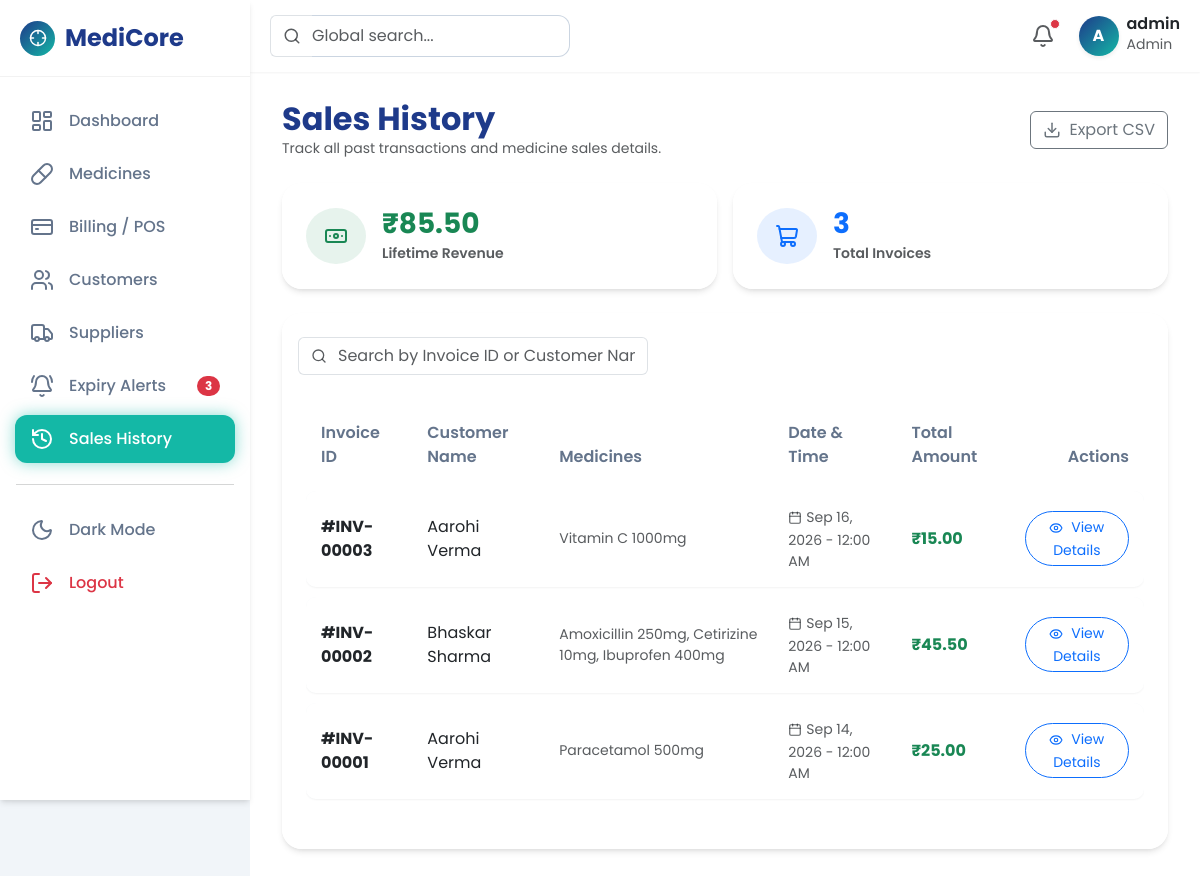
The app's page /history.php (signed in) with its own data.
### tables this page shows
CREATE TABLE IF NOT EXISTS billing (
    id INT AUTO_INCREMENT PRIMARY KEY,
    customer_id INT,
    total_amount DECIMAL(10, 2) NOT NULL,
    invoice_date TIMESTAMP DEFAULT CURRENT_TIMESTAMP,
    FOREIGN KEY (customer_id) REFERENCES customers(id) ON DELETE SET NULL
);

CREATE TABLE IF NOT EXISTS customers (
    id INT AUTO_INCREMENT PRIMARY KEY,
    name VARCHAR(100) NOT NULL,
    phone VARCHAR(20),
    email VARCHAR(100),
    history_notes TEXT,
    created_at TIMESTAMP DEFAULT CURRENT_TIMESTAMP
);

### history.php (the view, shortened to what this page needs)
<?php
require_once 'includes/db.php';
require_once 'includes/header.php';
require_once 'includes/sidebar.php';
$stmt = $pdo->query("
    SELECT b.id, b.total_amount, b.invoice_date, c.name as customer_name,
    GROUP_CONCAT(m.name SEPARATOR ', ') as medicine_list
    FROM billing b
    LEFT JOIN customers c ON b.customer_id = c.id
    LEFT JOIN billing_items bi ON b.id = bi.billing_id
    LEFT JOIN medicines m ON bi.medicine_id = m.id
    GROUP BY b.id
    ORDER BY b.invoice_date DESC
");
$billings = $stmt->fetchAll();
$total_revenue = array_sum(array_column($billings, 'total_amount'));
$total_orders  = count($billings);
?>
<div class="container-fluid">
    <div class="d-flex justify-content-between align-items-center mb-4 mt-2" data-aos="fade-down">
        <div>
            <h2 class="fw-bold text-deep-blue m-0">Sales History</h2>
            <p class="text-muted small mb-0">Track all past transactions and medicine sales details.</p>
        </div>
        <div class="d-flex gap-2">
            <a href="api/export_csv.php?table=sales" class="btn btn-outline-secondary d-flex align-items-center gap-2">
                <i data-lucide="download" width="18"></i> Export CSV
            </a>
        </div>
    </div>
    <div class="row g-3 mb-4" data-aos="fade-up">
        <div class="col-md-6">
            <div class="glass-card p-4 d-flex align-items-center border-0">
                <div class="bg-success bg-opacity-10 text-success p-3 rounded-circle me-3">
                    <i data-lucide="banknote" width="28"></i>
                </div>
                <div>
                    <h3 class="fw-bold mb-0 text-success">₹<?= number_format($total_revenue, 2) ?></h3>
                    <small class="text-muted fw-semibold">Lifetime Revenue</small>
                </div>
            </div>
        </div>
        <div class="col-md-6">
            <div class="glass-card p-4 d-flex align-items-center border-0">
                <div class="bg-primary bg-opacity-10 text-primary p-3 rounded-circle me-3">
                    <i data-lucide="shopping-cart" width="28"></i>
                </div>
                <div>
                    <h3 class="fw-bold mb-0 text-primary"><?= $total_orders ?></h3>
                    <small class="text-muted fw-semibold">Total Invoices</small>
                </div>
            </div>
        </div>
    </div>
    <div class="card glass-card border-0" data-aos="fade-up" data-aos-delay="100">
        <div class="card-header bg-transparent border-0 pt-4 pb-2">
            <div class="input-group" style="max-width: 350px;">
                <span class="input-group-text bg-white border-end-0 text-muted"><i data-lucide="search" width="16"></i></span>
                <input type="text" id="historySearch" class="form-control border-start-0 ps-0" placeholder="Search by Invoice ID or Customer Name...">
            </div>
        </div>
        <div class="card-body px-4 pb-4">
            <div class="table-responsive">
                <table class="table table-modern" id="historyTable">
                    <thead>
                        <tr>
                            <th>Invoice ID</th>
                            <th>Customer Name</th>
                            <th>Medicines</th>
                            <th>Date & Time</th>
                            <th>Total Amount</th>
                            <th class="text-end">Actions</th>
                        </tr>
                    </thead>
                    <tbody>
                        <?php foreach($billings as $bill): ?>
                        <tr class="history-row">
                            <td class="fw-bold text-deep-blue">#INV-<?= str_pad($bill['id'], 5, '0', STR_PAD_LEFT) ?></td>
                            <td><?= htmlspecialchars($bill['customer_name'] ?? 'Walk-in Customer') ?></td>
                            <td class="text-muted small"><?= htmlspecialchars($bill['medicine_list'] ?? 'N/A') ?></td>
                            <td class="text-muted small"><i data-lucide="calendar" width="14" class="me-1"></i><?= date('M d, Y - h:i A', strtotime($bill['invoice_date'])) ?></td>
                            <td class="fw-bold text-success">₹<?= number_format($bill['total_amount'], 2) ?></td>
                            <td class="text-end">
                                <button class="btn btn-sm btn-outline-primary rounded-pill px-3" onclick="viewOrderDetails(<?= $bill['id'] ?>)">
                                    <i data-lucide="eye" width="14" class="me-1"></i> View Details
                                </button>
                            </td>
                        </tr>
                        <?php endforeach; ?>
                    </tbody>
                </table>
            </div>
        </div>
    </div>
</div>
<?php require_once 'includes/footer.php'; ?>

### css/style.css (style rules this page uses)
:root { --primary-deep-blue: #1E3A8A; --primary-teal: #14B8A6; --primary-white: #F8FAFC; --accent-purple: #8B5CF6; --text-dark: #1E293B; --text-light: #F8FAFC; --text-muted: #64748B; --bg-body: #F1F5F9; --bg-gradient: linear-gradient(135deg, #1E3A8A 0%, #14B8A6 100%); --shadow-sm: 0 1px 2px 0 rgba(0, 0, 0, 0.05); --shadow-md: 0 4px 6px -1px rgba(0, 0, 0, 0.1), 0 2px 4px -1px rgba(0, 0, 0, 0.06); --shadow-lg: 0 10px 15px -3px rgba(0, 0, 0, 0.1), 0 4px 6px -2px rgba(0, 0, 0, 0.05); --shadow-glow: 0 0 15px rgba(20, 184, 166, 0.5); --transition-fast: all 0.2s ease-in-out; --transition-normal: all 0.3s ease-in-out; }
body { font-family: 'Poppins', sans-serif; background-color: var(--bg-body); color: var(--text-dark); margin: 0; padding: 0; overflow-x: hidden; transition: var(--transition-normal); }
.text-deep-blue { color: var(--primary-deep-blue); }
.glass-card { background: rgba(255, 255, 255, 0.85); backdrop-filter: blur(8px); border-radius: 20px; box-shadow: var(--shadow-md); border: 1px solid rgba(255, 255, 255, 1); transition: var(--transition-normal); }
.table-modern { border-collapse: separate; border-spacing: 0 10px; width: 100%; }
.table-modern th { border: none; background: transparent; color: var(--text-muted); font-weight: 600; padding: 12px 15px; }
.table-modern tbody tr { background: var(--primary-white); box-shadow: var(--shadow-sm); border-radius: 10px; transition: var(--transition-fast); }
.table-modern tbody td { border: none; padding: 15px; vertical-align: middle; }
.table-modern tbody td:first-child { border-top-left-radius: 10px; border-bottom-left-radius: 10px; }
.table-modern tbody td:last-child { border-top-right-radius: 10px; border-bottom-right-radius: 10px; }

### records on screen
billing: id "00003", customer.name "Aarohi Verma", medicine_list "Vitamin C 1000mg", invoice_date "Sep 16, 2026 - 12:00 AM", total_amount "15.00"
billing: id "00002", customer.name "Bhaskar Sharma", medicine_list "Amoxicillin 250mg, Cetirizine 10mg, Ibuprofen 400mg", invoice_date "Sep 15, 2026 - 12:00 AM", total_amount "45.50"
billing: id "00001", customer.name "Aarohi Verma", medicine_list "Paracetamol 500mg", invoice_date "Sep 14, 2026 - 12:00 AM", total_amount "25.00"

### other values on screen
substr($_SESSION['username'] ?? 'A', 0, 1) "A"
$_SESSION['username'] "admin"
$_SESSION['role'] "Admin"
$total_revenue "85.50"
$total_orders "3"
